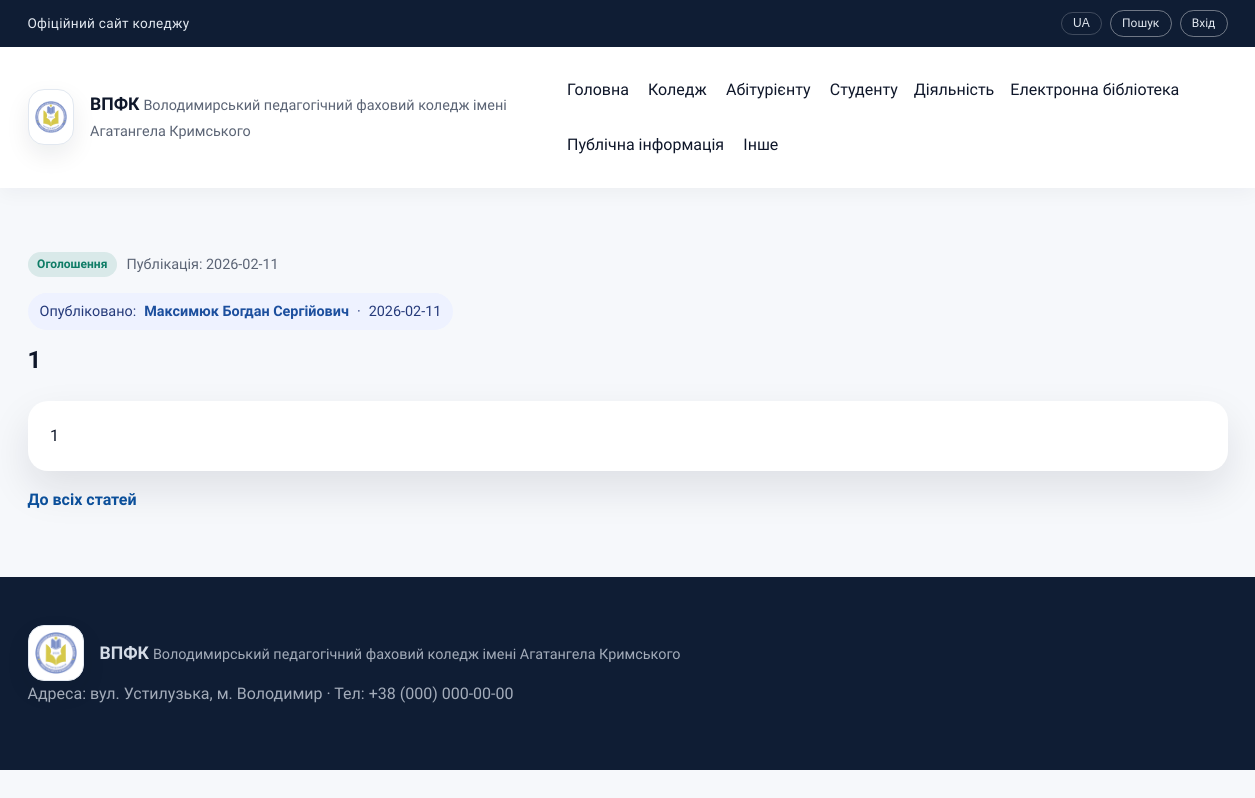
The page /articles/17 on the database its author committed.
### tables this page shows
CREATE TABLE menu_items (
          id INTEGER PRIMARY KEY AUTOINCREMENT,
          parent_id INTEGER,
          title TEXT NOT NULL,
          url TEXT NOT NULL,
          sort_order INTEGER NOT NULL DEFAULT 0,
          FOREIGN KEY(parent_id) REFERENCES menu_items(id)
        );

CREATE TABLE articles (
          id INTEGER PRIMARY KEY AUTOINCREMENT,
          title TEXT NOT NULL,
          summary TEXT NOT NULL,
          content TEXT NOT NULL,
          category TEXT NOT NULL,
          section_id INTEGER,
          published_date TEXT NOT NULL,
          event_date TEXT,
          external_link TEXT,
          created_at TEXT NOT NULL,
          updated_at TEXT NOT NULL, featured_image TEXT, image_gallery TEXT, author_id INTEGER,
          FOREIGN KEY(section_id) REFERENCES menu_items(id)
        );

### app.py (the view)
@app.route("/articles/<int:article_id>")
def article_detail(article_id: int):
    article = query_db(
        """
        SELECT articles.*, menu_items.title AS section_title,
               users.username AS author_username,
               TRIM(COALESCE(users.last_name, '') || ' ' || COALESCE(users.first_name, '') || ' ' || COALESCE(users.middle_name, '')) AS author_full_name
        FROM articles
        LEFT JOIN menu_items ON menu_items.id = articles.section_id
        LEFT JOIN users ON users.id = articles.author_id
        WHERE articles.id = ?
        """,
        (article_id,),
        one=True,
    )
    if not article:
        abort(404)
    return render_template("article_detail.html", article=article, active_title="")

### app.py (called while the page is built)
def sanitize_html(value: str | None) -> str:
    if not value:
        return ""
    if "&lt;" in value and "<" not in value:
        value = html.unescape(value)
    parser = _SafeHTML()
    parser.feed(value)
    parser.close()
    return parser.get_html()

@app.template_filter("sanitize_html")
def sanitize_html_filter(value: str | None) -> str:
    return sanitize_html(value)

@app.template_filter("clean_text")
def clean_text_filter(value):
    if value is None:
        return ""
    if isinstance(value, str) and value.strip().lower() == "none":
        return ""
    return value

def get_db() -> sqlite3.Connection:
    if "db" not in g:
        conn = sqlite3.connect(DB_PATH)
        conn.row_factory = sqlite3.Row
        g.db = conn
    return g.db

def query_db(query: str, args: tuple = (), one: bool = False):
    db = get_db()
    cursor = db.execute(query, args)
    rows = cursor.fetchall()
    cursor.close()
    if one:
        return rows[0] if rows else None
    return rows

def build_menu_tree(rows: List[sqlite3.Row]) -> List[dict]:
    items: Dict[int, dict] = {}
    roots: List[dict] = []
    for row in rows:
        items[row["id"]] = {
            "id": row["id"],
            "parent_id": row["parent_id"],
            "title": row["title"],
            "url": row["url"],
            "sort_order": row["sort_order"],
            "children": [],
        }
    for item in items.values():
        parent_id = item["parent_id"]
        if parent_id and parent_id in items:
            items[parent_id]["children"].append(item)
        else:
            roots.append(item)
    def sort_items(nodes: List[dict]) -> List[dict]:
        nodes.sort(key=lambda n: (n["sort_order"], n["title"]))
        for node in nodes:
            node["children"] = sort_items(node["children"])
        return nodes
    return sort_items(roots)

def get_menu_tree() -> List[dict]:
    rows = query_db("SELECT * FROM menu_items ORDER BY sort_order, title")
    return build_menu_tree(rows)

@app.context_processor
def inject_globals():
    return {
        "menu_items": get_menu_tree(),
        "current_user": g.get("user"),
    }

@app.before_request
def load_user():
    g.user = None
    user_id = session.get("user_id")
    if user_id:
        user = query_db("SELECT * FROM users WHERE id = ?", (user_id,), one=True)
        if user:
            g.user = user

    def handle_data(self, data: str):
        self._out.append(html.escape(data))

### templates/article_detail.html (shortened to what this page needs)
{% extends "layout.html" %}
{% block content %}
  <section class="section">
    <div class="container article-detail">
      <div class="article-meta">
        <span class="badge">{{ article.category }}</span>
        <span class="muted">Публікація: {{ article.published_date }}</span>
      </div>
      <div class="article-publish-pill">
        <span>Опубліковано:</span>
        {% set author_name = article.author_full_name|trim if article.author_full_name else '' %}
        {% if article.author_username %}
          <a href="{{ url_for('user_profile', username=article.author_username) }}">{{ author_name or article.author_username }}</a>
        {% else %}
          <span>{{ author_name or 'Користувач' }}</span>
        {% endif %}
        <span>·</span>
        <span>{{ article.created_at[:10] if article.created_at else article.published_date }}</span>
      </div>
      <h1>{{ article.title }}</h1>
      {% set summary_text = article.summary|clean_text %}
      <div class="article-content">
        {{ article.content|sanitize_html|safe }}
      </div>
      <div class="article-footer">
        <a class="link" href="{{ url_for('articles') }}">До всіх статей</a>
      </div>
    </div>
  </section>
{% endblock %}

### templates/_menu.html (shortened to what this page needs)
{% macro render_menu(items, active_title=None, level=0) %}
  {% for item in items %}
    {% set active_class = "nav-highlight" if item.title == active_title else "" %}
    {% if item.children %}
      <div class="nav-item has-submenu submenu-level-{{ level }}">
        <span class="nav-title {{ active_class }}">{{ item.title }}</span>
      </div>
    {% else %}
      <a href="{{ item.url or '#' }}" class="{{ active_class }}">{{ item.title }}</a>
    {% endif %}
  {% endfor %}
{% endmacro %}

### static/css/styles.css (style rules this page uses)
:root { color-scheme: light; --bg: #f6f8fb; --surface: #ffffff; --surface-2: #eef2f8; --text: #0f172a; --muted: #5b6475; --primary: #0b4f9a; --primary-700: #083b73; --secondary: #0e7c66; --accent: #f2b705; --border: #e2e8f0; --shadow: 0 18px 40px rgba(15, 23, 42, 0.1); --radius-lg: 20px; --radius-md: 14px; --radius-sm: 10px; --container: 1200px; }
*, *::before, *::after { box-sizing: border-box; }
body { margin: 0; font-family: "Source Sans 3", "Inter", "Roboto", "Segoe UI", sans-serif; font-size: 16px; line-height: 1.6; color: var(--text); background: var(--bg); }
a { color: inherit; text-decoration: none; }
h1, h2, h3 { margin: 0 0 0.4em; line-height: 1.2; }
.container { width: min(100% - 2.5rem, var(--container)); margin: 0 auto; }
.section { padding: 4rem 0; }
.site-nav a { padding: 0.4rem 0.2rem; color: var(--text); position: relative; }
.site-nav a::after { content: ""; position: absolute; left: 0; bottom: -0.2rem; width: 0%; height: 2px; background: var(--primary); transition: width 0.3s ease; }
.nav-item { position: relative; display: inline-flex; align-items: center; gap: 0.35rem; }
.nav-title { display: inline-block; cursor: default; user-select: none; }
.link { color: var(--primary); font-weight: 600; }
.muted { color: var(--muted); }
.badge { display: inline-flex; align-items: center; padding: 0.2rem 0.6rem; border-radius: 999px; background: rgba(14, 124, 102, 0.12); color: #0e7c66; font-size: 0.75rem; font-weight: 700; }
.article-meta { display: flex; flex-wrap: wrap; gap: 0.6rem; align-items: center; font-size: 0.9rem; }
.article-footer { display: flex; align-items: center; justify-content: space-between; gap: 1rem; }
.article-publish-pill { display: inline-flex; align-items: center; gap: 0.5rem; padding: 0.45rem 0.75rem; border-radius: 999px; background: #eef2ff; color: #253a7a; font-size: 0.9rem; width: fit-content; }
.article-publish-pill a { color: #1c4f9e; font-weight: 700; }
.article-detail { display: grid; gap: 1rem; }
.article-content { background: var(--surface); padding: 1.4rem; border-radius: var(--radius-lg); box-shadow: var(--shadow); white-space: normal; line-height: 1.6; }

### rows shown on the page
menu_items: title "Головна"
menu_items: title "Коледж"
menu_items: title "Абітурієнту"
menu_items: title "Студенту"
menu_items: title "Діяльність"
menu_items: title "Електронна бібліотека"
menu_items: title "Публічна інформація"
menu_items: title "Інше"
articles: category "Оголошення", published_date "2026-02-11", created_at "2026-02-11", title "1", content|sanitize_html "1"

### other values the page prints
{{ author_name or article.author_username }} "Максимюк Богдан Сергійович"
